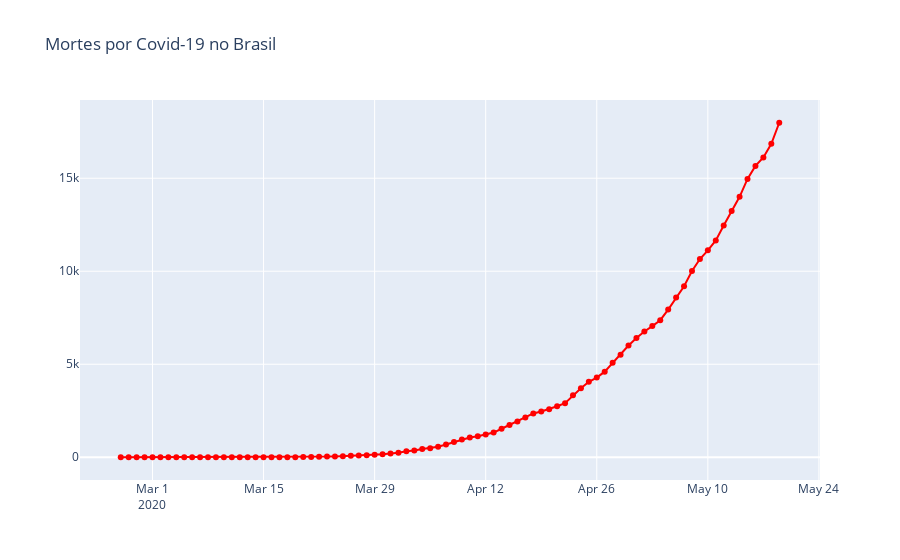

Notebook source saved alongside this figure:
### Code cell
fig = go.Figure()
fig.add_trace(
    go.Scatter(x=brazil.observationdate, y=brazil.deaths, name="Mortes", mode="lines+markers", line={"color":"red"})
)
#Layout
fig.update_layout(title="Mortes por Covid-19 no Brasil")

fig.show()
